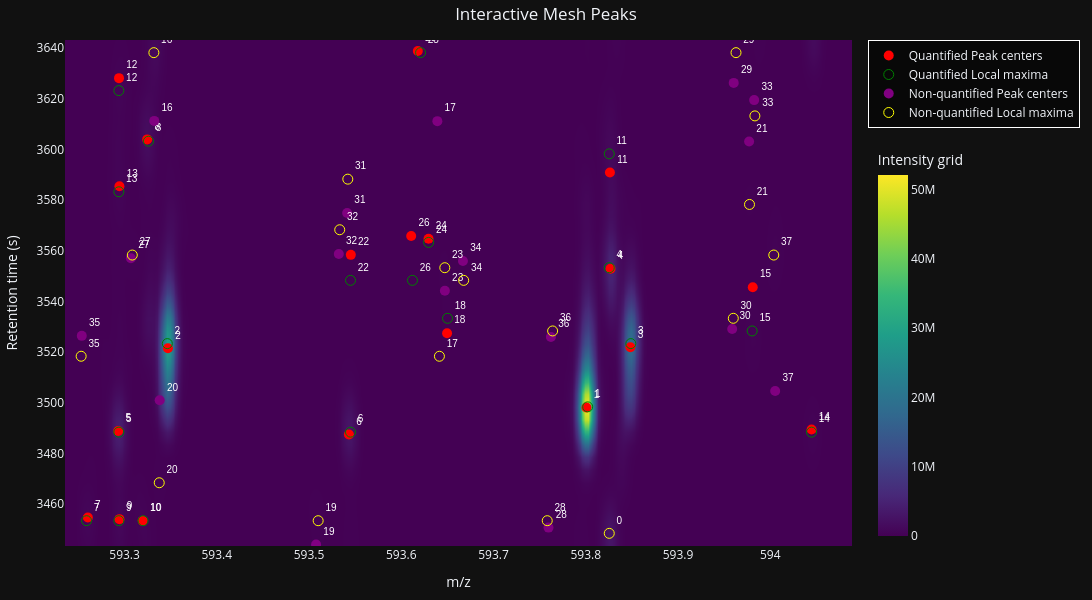
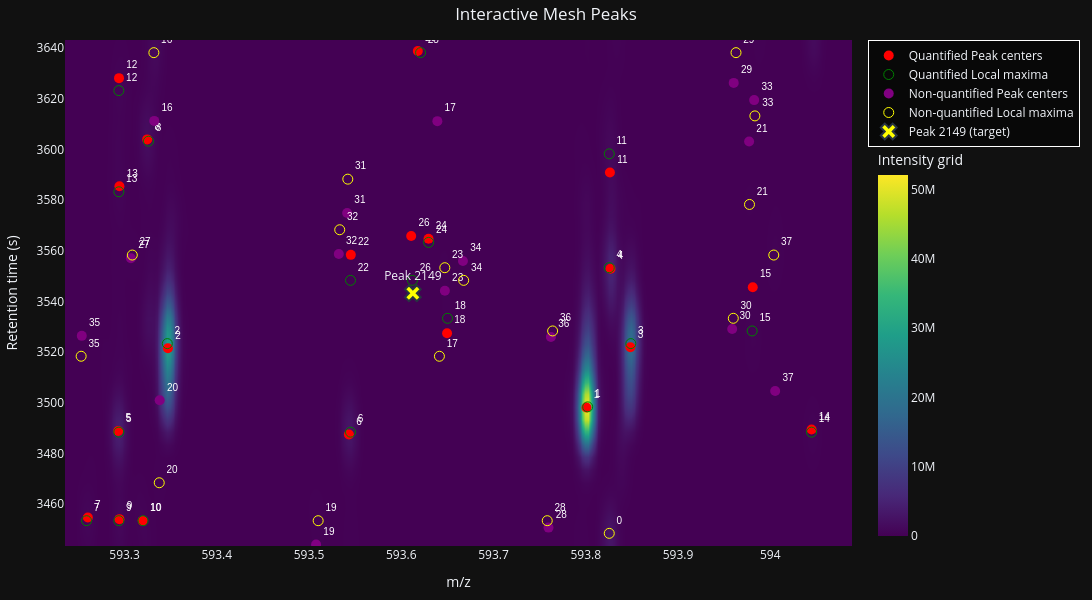

Notebook source saved alongside these figures, in order:
### Markdown cell above
## interactive plot showing the most different log2 intensity between centroid and profile peaks.

### Code cell
print('Profile peak index: ' + str(profilePeakIdx))
print('Centroid peak index: ' + str(centroidPeakIdx))
print('Profile peak details: ' + str(peaks1[profilePeakIdx]))
print('Centroid peak details: ' + str(peaks1c[centroidPeakIdx]))
localIdx = 12
print('Profile peak details in zoomed area. mz: ' + str(peaks1rDiff1[localIdx].fitted_mz) + ', rt: ' + str(peaks1rDiff1[localIdx].fitted_rt) + ', intensity: ' + str(peaks1rDiff1[localIdx].fitted_height))
print('Profile peak details in whole data. mz: ' + str(peaks1[profilePeakIdx].fitted_mz) + ', rt: ' + str(peaks1[profilePeakIdx].fitted_rt) + ', intensity: ' + str(peaks1[profilePeakIdx].fitted_height))
print('Centroid peak details in whole data. mz: ' + str(peaks1c[centroidPeakIdx].fitted_mz) + ', rt: ' + str(peaks1c[centroidPeakIdx].fitted_rt) + ', intensity: ' + str(peaks1c[centroidPeakIdx].fitted_height))
# plot_meshPeaks(grid1rDiff1, peaks1rDiff1, localMax1rDiff1, withFailedPeaks=False, showIndeces=True)
plotWithFailedPeaksInteractive = plot_meshPeaks_interactive(mesh=grid1rDiff1, peaks=peaks1rDiff1, localMax=localMax1rDiff1, withFailedPeaks=True, showIndeces=True)

# Add an 'x' marker at target_mz / target_rt on the interactive plot (plotly)
import plotly.graph_objects as go

marker_trace = go.Scatter(
    x=[peaks1[profilePeakIdx].fitted_mz],
    y=[peaks1[profilePeakIdx].fitted_rt],
    mode='markers+text',
    marker=dict(symbol='x', size=14, color='yellow', line=dict(width=2)),
    text=[f'Peak {peak1Idx}'],
    textposition='top center',
    name=f'Peak {peak1Idx} (target)'
)

# Support different return types from plot_meshPeaks_interactive
if hasattr(plotWithFailedPeaksInteractive, "add_trace"):
    plotWithFailedPeaksInteractive.add_trace(marker_trace)
    try:
        plotWithFailedPeaksInteractive.show()
    except Exception:
        pass
elif isinstance(plotWithFailedPeaksInteractive, dict):
    # common patterns: {'figure': fig} or {'fig': fig} or direct plotly figure under a key
    fig = plotWithFailedPeaksInteractive.get('figure') or plotWithFailedPeaksInteractive.get('fig') or plotWithFailedPeaksInteractive.get('plot')
    if fig and hasattr(fig, "add_trace"):
        fig.add_trace(marker_trace)
        try:
            fig.show()
        except Exception:
            pass
    else:
        print("Warning: cannot add interactive marker—unexpected return structure from plot_meshPeaks_interactive.")
else:
    print("Warning: plotWithFailedPeaksInteractive has unsupported type:", type(plotWithFailedPeaksInteractive))

### Figure 1 — Plotly figure (JSON) as saved in the notebook; plotly's stock layout.template omitted (floating-point values rounded to 4 significant figures; data arrays with more than 128 entries replaced by an {"elided": "..."} marker saying what was removed)
{"data": [{"colorbar": {"len": 0.8, "thickness": 30, "title": {"text": "Intensity grid"}, "x": 1.02, "xanchor": "left", "y": 0.8, "yanchor": "top"}, "colorscale": [[0, "#440154"], [0.1111, "#482878"], [0.2222, "#3e4989"], [0.3333, "#31688e"], [0.4444, "#26828e"], [0.5556, "#1f9e89"], [0.6667, "#35b779"], [0.7778, "#6ece58"], [0.8889, "#b5de2b"], [1, "#fde725"]], "showscale": true, "type": "heatmap", "x": {"elided": "293 float values"}, "y": [3443.0, 3448.0, 3453.0, 3458.0, 3463.0, 3468.0, 3473.0, 3478.0, 3483.0, 3488.0, 3493.0, 3498.0, 3503.0, 3508.0, 3513.0, 3518.0, 3523.0, 3528.0, 3533.0, 3538.0, 3543.0, 3548.0, 3553.0, 3558.0, 3563.0, 3568.0, 3573.0, 3578.0, 3583.0, 3588.0, 3593.0, 3598.0, 3603.0, 3608.0, 3613.0, 3618.0, 3623.0, 3628.0, 3633.0, 3638.0, 3643.0], "z": {"elided": "41x293 float values"}, "zsmooth": "best"}, {"marker": {"color": "red", "size": 10, "symbol": "circle"}, "mode": "markers+text", "name": "Quantified Peak centers", "text": ["1", "2", "3", "4", "5", "6", "7", "8", "9", "10", "11", "12", "13", "14", "15", "18", "22", "24", "25", "26"], "textfont": {"color": "white", "family": "Arial", "size": 10}, "textposition": "top right", "type": "scatter", "x": [593.8, 593.3, 593.8, 593.8, 593.3, 593.5, 593.3, 593.3, 593.3, 593.3, 593.8, 593.3, 593.3, 594.0, 594.0, 593.6, 593.5, 593.6, 593.6, 593.6], "y": [3498.0, 3521.0, 3522.0, 3553.0, 3489.0, 3487.0, 3455.0, 3604.0, 3454.0, 3453.0, 3591.0, 3628.0, 3585.0, 3489.0, 3546.0, 3527.0, 3558.0, 3565.0, 3639.0, 3566.0]}, {"marker": {"color": "green", "size": 10, "symbol": "circle-open"}, "mode": "markers+text", "name": "Quantified Local maxima", "text": ["1", "2", "3", "4", "5", "6", "7", "8", "9", "10", "11", "12", "13", "14", "15", "18", "22", "24", "25", "26"], "textfont": {"color": "white", "family": "Arial", "size": 10}, "textposition": "top right", "type": "scatter", "x": [593.8, 593.3, 593.8, 593.8, 593.3, 593.5, 593.3, 593.3, 593.3, 593.3, 593.8, 593.3, 593.3, 594.0, 594.0, 593.7, 593.5, 593.6, 593.6, 593.6], "y": [3498.0, 3523.0, 3523.0, 3553.0, 3488.0, 3488.0, 3453.0, 3603.0, 3453.0, 3453.0, 3598.0, 3623.0, 3583.0, 3488.0, 3528.0, 3533.0, 3548.0, 3563.0, 3638.0, 3548.0]}, {"marker": {"color": "purple", "size": 10, "symbol": "circle"}, "mode": "markers+text", "name": "Non-quantified Peak centers", "text": ["0", "16", "17", "19", "20", "21", "23", "27", "28", "29", "30", "31", "32", "33", "34", "35", "36", "37"], "textfont": {"color": "white", "family": "Arial", "size": 10}, "textposition": "top right", "type": "scatter", "x": [593.8, 593.3, 593.6, 593.5, 593.3, 594.0, 593.6, 593.3, 593.8, 594.0, 594.0, 593.5, 593.5, 594.0, 593.7, 593.3, 593.8, 594.0], "y": [3287.0, 3611.0, 3611.0, 3444.0, 3501.0, 3603.0, 3544.0, 3557.0, 3451.0, 3626.0, 3529.0, 3575.0, 3559.0, 3619.0, 3556.0, 3526.0, 3526.0, 3505.0]}, {"marker": {"color": "yellow", "size": 10, "symbol": "circle-open"}, "mode": "markers+text", "name": "Non-quantified Local maxima", "text": ["0", "16", "17", "19", "20", "21", "23", "27", "28", "29", "30", "31", "32", "33", "34", "35", "36", "37"], "textfont": {"color": "white", "family": "Arial", "size": 10}, "textposition": "top right", "type": "scatter", "x": [593.8, 593.3, 593.6, 593.5, 593.3, 594.0, 593.6, 593.3, 593.8, 594.0, 594.0, 593.5, 593.5, 594.0, 593.7, 593.3, 593.8, 594.0], "y": [3448.0, 3638.0, 3518.0, 3453.0, 3468.0, 3578.0, 3553.0, 3558.0, 3453.0, 3638.0, 3533.0, 3588.0, 3568.0, 3613.0, 3548.0, 3518.0, 3528.0, 3558.0]}], "layout": {"height": 600, "legend": {"bgcolor": "rgba(0,0,0,0.5)", "bordercolor": "white", "borderwidth": 1, "orientation": "v", "x": 1.02, "xanchor": "left", "y": 1, "yanchor": "top"}, "margin": {"b": 50, "l": 60, "r": 120, "t": 40}, "title": {"pad": {"t": 10}, "text": "Interactive Mesh Peaks", "x": 0.5}, "width": 1200, "xaxis": {"range": [593.2, 594.1], "title": {"text": "m/z"}}, "yaxis": {"range": [3443.0, 3643.0], "title": {"text": "Retention time (s)"}}}}

### Figure 2 — Plotly figure (JSON) as saved in the notebook; plotly's stock layout.template omitted (floating-point values rounded to 4 significant figures; data arrays with more than 128 entries replaced by an {"elided": "..."} marker saying what was removed)
{"data": [{"colorbar": {"len": 0.8, "thickness": 30, "title": {"text": "Intensity grid"}, "x": 1.02, "xanchor": "left", "y": 0.8, "yanchor": "top"}, "colorscale": [[0, "#440154"], [0.1111, "#482878"], [0.2222, "#3e4989"], [0.3333, "#31688e"], [0.4444, "#26828e"], [0.5556, "#1f9e89"], [0.6667, "#35b779"], [0.7778, "#6ece58"], [0.8889, "#b5de2b"], [1, "#fde725"]], "showscale": true, "type": "heatmap", "x": {"elided": "293 float values"}, "y": [3443.0, 3448.0, 3453.0, 3458.0, 3463.0, 3468.0, 3473.0, 3478.0, 3483.0, 3488.0, 3493.0, 3498.0, 3503.0, 3508.0, 3513.0, 3518.0, 3523.0, 3528.0, 3533.0, 3538.0, 3543.0, 3548.0, 3553.0, 3558.0, 3563.0, 3568.0, 3573.0, 3578.0, 3583.0, 3588.0, 3593.0, 3598.0, 3603.0, 3608.0, 3613.0, 3618.0, 3623.0, 3628.0, 3633.0, 3638.0, 3643.0], "z": {"elided": "41x293 float values"}, "zsmooth": "best"}, {"marker": {"color": "red", "size": 10, "symbol": "circle"}, "mode": "markers+text", "name": "Quantified Peak centers", "text": ["1", "2", "3", "4", "5", "6", "7", "8", "9", "10", "11", "12", "13", "14", "15", "18", "22", "24", "25", "26"], "textfont": {"color": "white", "family": "Arial", "size": 10}, "textposition": "top right", "type": "scatter", "x": [593.8, 593.3, 593.8, 593.8, 593.3, 593.5, 593.3, 593.3, 593.3, 593.3, 593.8, 593.3, 593.3, 594.0, 594.0, 593.6, 593.5, 593.6, 593.6, 593.6], "y": [3498.0, 3521.0, 3522.0, 3553.0, 3489.0, 3487.0, 3455.0, 3604.0, 3454.0, 3453.0, 3591.0, 3628.0, 3585.0, 3489.0, 3546.0, 3527.0, 3558.0, 3565.0, 3639.0, 3566.0]}, {"marker": {"color": "green", "size": 10, "symbol": "circle-open"}, "mode": "markers+text", "name": "Quantified Local maxima", "text": ["1", "2", "3", "4", "5", "6", "7", "8", "9", "10", "11", "12", "13", "14", "15", "18", "22", "24", "25", "26"], "textfont": {"color": "white", "family": "Arial", "size": 10}, "textposition": "top right", "type": "scatter", "x": [593.8, 593.3, 593.8, 593.8, 593.3, 593.5, 593.3, 593.3, 593.3, 593.3, 593.8, 593.3, 593.3, 594.0, 594.0, 593.7, 593.5, 593.6, 593.6, 593.6], "y": [3498.0, 3523.0, 3523.0, 3553.0, 3488.0, 3488.0, 3453.0, 3603.0, 3453.0, 3453.0, 3598.0, 3623.0, 3583.0, 3488.0, 3528.0, 3533.0, 3548.0, 3563.0, 3638.0, 3548.0]}, {"marker": {"color": "purple", "size": 10, "symbol": "circle"}, "mode": "markers+text", "name": "Non-quantified Peak centers", "text": ["0", "16", "17", "19", "20", "21", "23", "27", "28", "29", "30", "31", "32", "33", "34", "35", "36", "37"], "textfont": {"color": "white", "family": "Arial", "size": 10}, "textposition": "top right", "type": "scatter", "x": [593.8, 593.3, 593.6, 593.5, 593.3, 594.0, 593.6, 593.3, 593.8, 594.0, 594.0, 593.5, 593.5, 594.0, 593.7, 593.3, 593.8, 594.0], "y": [3287.0, 3611.0, 3611.0, 3444.0, 3501.0, 3603.0, 3544.0, 3557.0, 3451.0, 3626.0, 3529.0, 3575.0, 3559.0, 3619.0, 3556.0, 3526.0, 3526.0, 3505.0]}, {"marker": {"color": "yellow", "size": 10, "symbol": "circle-open"}, "mode": "markers+text", "name": "Non-quantified Local maxima", "text": ["0", "16", "17", "19", "20", "21", "23", "27", "28", "29", "30", "31", "32", "33", "34", "35", "36", "37"], "textfont": {"color": "white", "family": "Arial", "size": 10}, "textposition": "top right", "type": "scatter", "x": [593.8, 593.3, 593.6, 593.5, 593.3, 594.0, 593.6, 593.3, 593.8, 594.0, 594.0, 593.5, 593.5, 594.0, 593.7, 593.3, 593.8, 594.0], "y": [3448.0, 3638.0, 3518.0, 3453.0, 3468.0, 3578.0, 3553.0, 3558.0, 3453.0, 3638.0, 3533.0, 3588.0, 3568.0, 3613.0, 3548.0, 3518.0, 3528.0, 3558.0]}, {"marker": {"color": "yellow", "line": {"width": 2}, "size": 14, "symbol": "x"}, "mode": "markers+text", "name": "Peak 2149 (target)", "text": ["Peak 2149"], "textposition": "top center", "type": "scatter", "x": [593.6], "y": [3543.0]}], "layout": {"height": 600, "legend": {"bgcolor": "rgba(0,0,0,0.5)", "bordercolor": "white", "borderwidth": 1, "orientation": "v", "x": 1.02, "xanchor": "left", "y": 1, "yanchor": "top"}, "margin": {"b": 50, "l": 60, "r": 120, "t": 40}, "title": {"pad": {"t": 10}, "text": "Interactive Mesh Peaks", "x": 0.5}, "width": 1200, "xaxis": {"range": [593.2, 594.1], "title": {"text": "m/z"}}, "yaxis": {"range": [3443.0, 3643.0], "title": {"text": "Retention time (s)"}}}}
